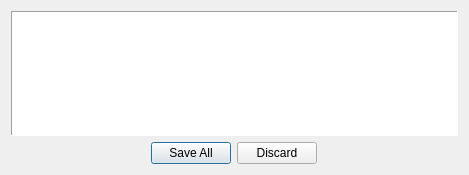
<?xml version="1.0" encoding="UTF-8"?>
<ui version="4.0">
 <class>Form</class>
 <widget class="QWidget" name="Form">
  <property name="geometry">
   <rect>
    <x>0</x>
    <y>0</y>
    <width>469</width>
    <height>175</height>
   </rect>
  </property>
  <property name="windowTitle">
   <string>Form</string>
  </property>
  <layout class="QVBoxLayout" name="verticalLayout">
   <item>
    <widget class="QTextEdit" name="txtChanges">
     <property name="cursor" stdset="0">
      <cursorShape>IBeamCursor</cursorShape>
     </property>
     <property name="frameShape">
      <enum>QFrame::Shape::Panel</enum>
     </property>
     <property name="readOnly">
      <bool>true</bool>
     </property>
    </widget>
   </item>
   <item alignment="Qt::AlignmentFlag::AlignHCenter">
    <widget class="QDialogButtonBox" name="btnConfirmation">
     <property name="standardButtons">
      <set>QDialogButtonBox::StandardButton::Discard|QDialogButtonBox::StandardButton::SaveAll</set>
     </property>
     <property name="centerButtons">
      <bool>false</bool>
     </property>
    </widget>
   </item>
  </layout>
 </widget>
 <resources/>
 <connections/>
</ui>
